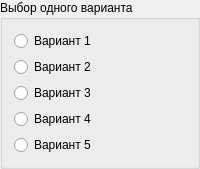
               <widget class="QGroupBox" name="oneOptionChoiceTab1">
                <property name="title">
                 <string>Выбор одного варианта</string>
                </property>
                <layout class="QVBoxLayout" name="verticalLayout_8">
                 <item>
                  <widget class="QRadioButton" name="v1OneOptionChoiceTab1">
                   <property name="text">
                    <string>Вариант 1</string>
                   </property>
                  </widget>
                 </item>
                 <item>
                  <widget class="QRadioButton" name="v2OneOptionChoiceTab1">
                   <property name="text">
                    <string>Вариант 2</string>
                   </property>
                  </widget>
                 </item>
                 <item>
                  <widget class="QRadioButton" name="v3OneOptionChoiceTab1">
                   <property name="text">
                    <string>Вариант 3</string>
                   </property>
                  </widget>
                 </item>
                 <item>
                  <widget class="QRadioButton" name="v4OneOptionChoiceTab1">
                   <property name="text">
                    <string>Вариант 4</string>
                   </property>
                  </widget>
                 </item>
                 <item>
                  <widget class="QRadioButton" name="v5OneOptionChoiceTab1">
                   <property name="text">
                    <string>Вариант 5</string>
                   </property>
                  </widget>
                 </item>
                </layout>
               </widget>
